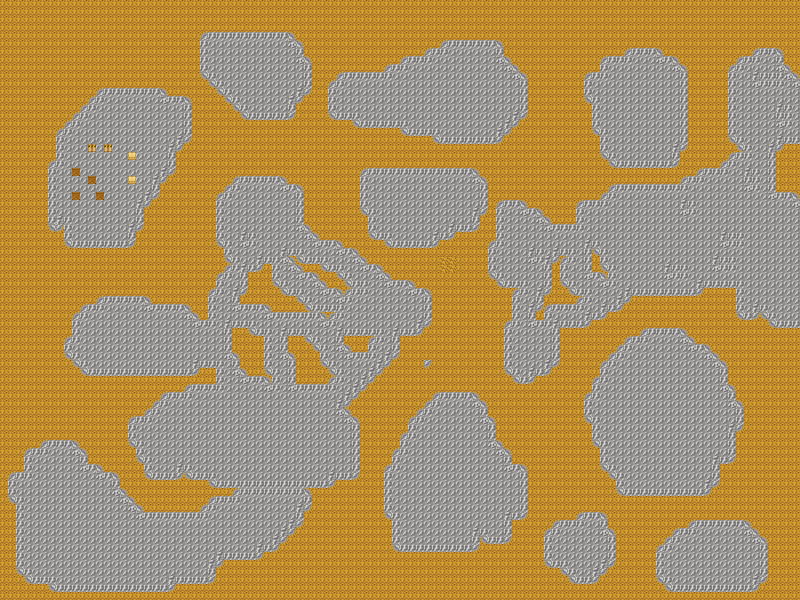

Rendered tile map (Tiled .tmx) drawn with the repository's tilesets; below, a short description and the map source with its tile grids summarised:
An orthogonal 100x75 tile map with 8x8 px tiles, 2 tile layers (Слой тайлов 1, Слой тайлов 2), 2 tilesets and 11 objects.

<map version="1.0" orientation="orthogonal" width="100" height="75" tilewidth="8" tileheight="8">
 <properties>
  <property name="scrH" value="600" />
  <property name="scrW" value="800" />
 </properties>
 <tileset firstgid="1" name="objects" tilewidth="8" tileheight="8" spacing="1">
  <image source="../objects.png" trans="ffffff" width="64" height="512" />
  <terraintypes>
   <terrain name="Новый участок" tile="-1" />
  </terraintypes>
  <tile id="0">
   <properties>
    <property name="id" value="0" />
    <property name="life" value="0" />
    <property name="next" value="0" />
    <property name="type" value="0" />
   </properties>
  </tile>
  <tile id="7">
   <properties>
    <property name="id" value="1" />
    <property name="life" value="5" />
    <property name="next" value="0" />
    <property name="type" value="1" />
   </properties>
  </tile>
  <tile id="8">
   <properties>
    <property name="id" value="2" />
    <property name="life" value="5" />
    <property name="next" value="0" />
    <property name="type" value="1" />
   </properties>
  </tile>
  <tile id="14">
   <properties>
    <property name="id" value="3" />
    <property name="life" value="5" />
    <property name="next" value="1" />
    <property name="type" value="2" />
   </properties>
  </tile>
  <tile id="21">
   <properties>
    <property name="id" value="4" />
    <property name="life" value="5" />
    <property name="next" value="3" />
    <property name="type" value="3" />
   </properties>
  </tile>
  <tile id="28" terrain="0,0,0,0">
   <properties>
    <property name="id" value="5" />
    <property name="life" value="50" />
    <property name="next" value="14" />
    <property name="type" value="4" />
   </properties>
  </tile>
  <tile id="29" terrain="0,0,0,">
   <properties>
    <property name="id" value="6" />
    <property name="life" value="50" />
    <property name="next" value="14" />
    <property name="type" value="4" />
   </properties>
  </tile>
  <tile id="30" terrain="0,,0,0">
   <properties>
    <property name="id" value="7" />
    <property name="life" value="50" />
    <property name="next" value="14" />
    <property name="type" value="4" />
   </properties>
  </tile>
  <tile id="31" terrain="0,0,,0">
   <properties>
    <property name="id" value="8" />
    <property name="life" value="50" />
    <property name="next" value="14" />
    <property name="type" value="4" />
   </properties>
  </tile>
  <tile id="32" terrain=",0,0,0">
   <properties>
    <property name="id" value="9" />
    <property name="life" value="50" />
    <property name="next" value="14" />
    <property name="type" value="4" />
   </properties>
  </tile>
  <tile id="33" terrain="0,,0,">
   <properties>
    <property name="id" value="10" />
    <property name="life" value="50" />
    <property name="next" value="14" />
    <property name="type" value="4" />
   </properties>
  </tile>
  <tile id="34" terrain=",0,,0">
   <properties>
    <property name="id" value="11" />
    <property name="life" value="50" />
    <property name="next" value="14" />
    <property name="type" value="4" />
   </properties>
  </tile>
  <tile id="35" terrain=",,0,0">
   <properties>
    <property name="id" value="12" />
    <property name="life" value="50" />
    <property name="next" value="14" />
    <property name="type" value="4" />
   </properties>
  </tile>
  <tile id="36" terrain="0,0,,">
   <properties>
    <property name="id" value="13" />
    <property name="life" value="50" />
    <property name="next" value="14" />
    <property name="type" value="4" />
   </properties>
  </tile>
  <tile id="42">
   <properties>
    <property name="id" value="14" />
    <property name="life" value="40" />
    <property name="next" value="15" />
    <property name="type" value="5" />
   </properties>
  </tile>
  <tile id="49">
   <properties>
    <property name="id" value="15" />
    <property name="life" value="30" />
    <property name="next" value="0" />
    <property name="type" value="6" />
   </properties>
  </tile>
  <tile id="56" terrain="0,,,">
   <properties>
    <property name="id" value="16" />
    <property name="life" value="8" />
    <property name="next" value="4" />
    <property name="type" value="7" />
   </properties>
  </tile>
  <tile id="57" terrain=",,0,">
   <properties>
    <property name="id" value="17" />
    <property name="life" value="8" />
    <property name="next" value="4" />
    <property name="type" value="7" />
   </properties>
  </tile>
  <tile id="58" terrain=",,,0">
   <properties>
    <property name="id" value="18" />
    <property name="life" value="8" />
    <property name="next" value="4" />
    <property name="type" value="7" />
   </properties>
  </tile>
  <tile id="59" terrain=",0,,">
   <properties>
    <property name="id" value="19" />
    <property name="life" value="8" />
    <property name="next" value="4" />
    <property name="type" value="7" />
   </properties>
  </tile>
  <tile id="63">
   <properties>
    <property name="id" value="20" />
    <property name="life" value="99" />
    <property name="next" value="20" />
    <property name="type" value="99" />
   </properties>
  </tile>
  <tile id="70">
   <properties>
    <property name="id" value="100" />
    <property name="life" value="0" />
    <property name="next" value="100" />
    <property name="type" value="99" />
   </properties>
  </tile>
  <tile id="71">
   <properties>
    <property name="id" value="101" />
    <property name="life" value="0" />
    <property name="next" value="101" />
    <property name="type" value="99" />
   </properties>
  </tile>
  <tile id="77">
   <properties>
    <property name="id" value="102" />
    <property name="life" value="0" />
    <property name="next" value="102" />
    <property name="type" value="99" />
   </properties>
  </tile>
  <tile id="78">
   <properties>
    <property name="id" value="104" />
    <property name="life" value="0" />
    <property name="next" value="104" />
    <property name="type" value="99" />
   </properties>
  </tile>
  <tile id="84">
   <properties>
    <property name="id" value="105" />
    <property name="life" value="10" />
    <property name="next" value="0" />
    <property name="type" value="1" />
   </properties>
  </tile>
  <tile id="85">
   <properties>
    <property name="id" value="106" />
    <property name="life" value="5" />
    <property name="next" value="0" />
    <property name="type" value="1" />
   </properties>
  </tile>
  <tile id="86">
   <properties>
    <property name="id" value="107" />
    <property name="life" value="5" />
    <property name="next" value="0" />
    <property name="type" value="4" />
   </properties>
  </tile>
 </tileset>
 <tileset firstgid="400" name="tree" tilewidth="64" tileheight="64" spacing="1">
  <image source="tree.png" trans="ffffff" width="64" height="64" />
 </tileset>
 <layer name="Слой тайлов 1" width="100" height="75">
  <data>[7500 cells, 7500 non-empty, 2 distinct tile ids]</data>
 </layer>
 <layer name="Слой тайлов 2" width="100" height="75">
  <data>[7500 cells, 7500 non-empty, 18 distinct tile ids]</data>
 </layer>
 <objectgroup name="Слой объектов 1" width="100" height="75" visible="0">
  <object gid="400" x="105" y="357" />
  <object gid="400" x="238" y="246" />
  <object gid="400" x="486" y="255" />
  <object gid="400" x="624" y="245" />
  <object gid="400" x="612" y="137" />
  <object gid="400" x="364" y="93" />
  <object gid="400" x="73" y="173" />
  <object gid="400" x="236" y="84" />
  <object gid="400" x="228" y="463" />
  <object gid="400" x="418" y="475" />
  <object gid="400" x="646" y="427" />
 </objectgroup>
</map>
